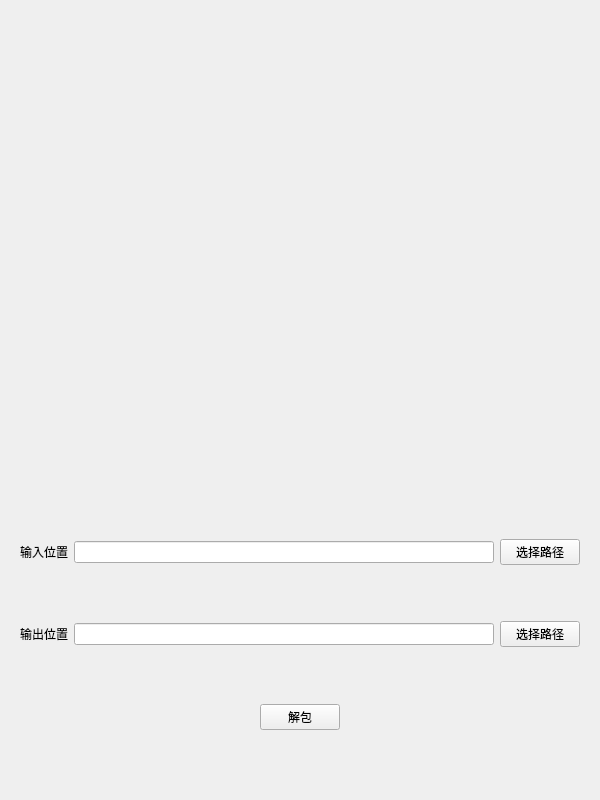
<?xml version="1.0" encoding="UTF-8"?>
<ui version="4.0">
 <class>UnpackedWidget</class>
 <widget class="QWidget" name="UnpackedWidget">
  <property name="geometry">
   <rect>
    <x>0</x>
    <y>0</y>
    <width>600</width>
    <height>800</height>
   </rect>
  </property>
  <property name="windowTitle">
   <string>Form</string>
  </property>
  <layout class="QVBoxLayout" name="verticalLayout" stretch="7,0,4">
   <item>
    <widget class="QWidget" name="wgtPicset" native="true"/>
   </item>
   <item>
    <spacer name="verticalSpacer">
     <property name="orientation">
      <enum>Qt::Orientation::Vertical</enum>
     </property>
     <property name="sizeHint" stdset="0">
      <size>
       <width>20</width>
       <height>61</height>
      </size>
     </property>
    </spacer>
   </item>
   <item>
    <widget class="QWidget" name="wgtUnpacked" native="true">
     <layout class="QVBoxLayout" name="verticalLayout_2">
      <item>
       <layout class="QHBoxLayout" name="horizontalLayout">
        <item>
         <widget class="QLabel" name="label">
          <property name="text">
           <string>输入位置</string>
          </property>
         </widget>
        </item>
        <item>
         <widget class="QLineEdit" name="lineEdit"/>
        </item>
        <item>
         <widget class="QPushButton" name="pushButton_2">
          <property name="text">
           <string>选择路径</string>
          </property>
         </widget>
        </item>
       </layout>
      </item>
      <item>
       <spacer name="verticalSpacer_2">
        <property name="orientation">
         <enum>Qt::Orientation::Vertical</enum>
        </property>
        <property name="sizeHint" stdset="0">
         <size>
          <width>20</width>
          <height>33</height>
         </size>
        </property>
       </spacer>
      </item>
      <item>
       <layout class="QHBoxLayout" name="horizontalLayout_2">
        <item>
         <widget class="QLabel" name="label_2">
          <property name="text">
           <string>输出位置</string>
          </property>
         </widget>
        </item>
        <item>
         <widget class="QLineEdit" name="lineEdit_2"/>
        </item>
        <item>
         <widget class="QPushButton" name="pushButton_3">
          <property name="text">
           <string>选择路径</string>
          </property>
         </widget>
        </item>
       </layout>
      </item>
      <item>
       <spacer name="verticalSpacer_3">
        <property name="orientation">
         <enum>Qt::Orientation::Vertical</enum>
        </property>
        <property name="sizeHint" stdset="0">
         <size>
          <width>20</width>
          <height>34</height>
         </size>
        </property>
       </spacer>
      </item>
      <item>
       <layout class="QHBoxLayout" name="horizontalLayout_3">
        <item>
         <spacer name="horizontalSpacer">
          <property name="orientation">
           <enum>Qt::Orientation::Horizontal</enum>
          </property>
          <property name="sizeHint" stdset="0">
           <size>
            <width>40</width>
            <height>20</height>
           </size>
          </property>
         </spacer>
        </item>
        <item>
         <widget class="QPushButton" name="pushButton">
          <property name="text">
           <string>解包</string>
          </property>
         </widget>
        </item>
        <item>
         <spacer name="horizontalSpacer_2">
          <property name="orientation">
           <enum>Qt::Orientation::Horizontal</enum>
          </property>
          <property name="sizeHint" stdset="0">
           <size>
            <width>40</width>
            <height>20</height>
           </size>
          </property>
         </spacer>
        </item>
       </layout>
      </item>
      <item>
       <spacer name="verticalSpacer_4">
        <property name="orientation">
         <enum>Qt::Orientation::Vertical</enum>
        </property>
        <property name="sizeHint" stdset="0">
         <size>
          <width>20</width>
          <height>33</height>
         </size>
        </property>
       </spacer>
      </item>
     </layout>
    </widget>
   </item>
  </layout>
 </widget>
 <resources/>
 <connections/>
</ui>
